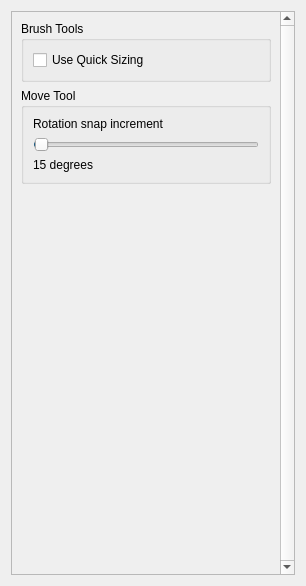
<?xml version="1.0" encoding="UTF-8"?>
<ui version="4.0">
 <class>ToolsPage</class>
 <widget class="QWidget" name="ToolsPage">
  <property name="geometry">
   <rect>
    <x>0</x>
    <y>0</y>
    <width>306</width>
    <height>586</height>
   </rect>
  </property>
  <property name="sizePolicy">
   <sizepolicy hsizetype="Preferred" vsizetype="Preferred">
    <horstretch>0</horstretch>
    <verstretch>0</verstretch>
   </sizepolicy>
  </property>
  <layout class="QVBoxLayout" name="verticalLayout_3">
   <item>
    <widget class="QScrollArea" name="scrollArea">
     <property name="verticalScrollBarPolicy">
      <enum>Qt::ScrollBarAlwaysOn</enum>
     </property>
     <property name="horizontalScrollBarPolicy">
      <enum>Qt::ScrollBarAlwaysOff</enum>
     </property>
     <property name="widgetResizable">
      <bool>true</bool>
     </property>
     <widget class="QWidget" name="scrollAreaWidgetContents">
      <property name="geometry">
       <rect>
        <x>0</x>
        <y>0</y>
        <width>265</width>
        <height>562</height>
       </rect>
      </property>
      <layout class="QVBoxLayout" name="verticalLayout_4">
       <item>
        <widget class="QGroupBox" name="brushBox">
         <property name="title">
          <string>Brush Tools</string>
         </property>
         <layout class="QVBoxLayout" name="verticalLayout_2">
          <item>
           <widget class="QCheckBox" name="useQuickSizingBox">
            <property name="text">
             <string>Use Quick Sizing</string>
            </property>
           </widget>
          </item>
         </layout>
        </widget>
       </item>
       <item>
        <widget class="QGroupBox" name="moveBox">
         <property name="title">
          <string>Move Tool</string>
         </property>
         <layout class="QVBoxLayout" name="verticalLayout">
          <item>
           <widget class="QLabel" name="rotationIncrementLabel">
            <property name="text">
             <string>Rotation snap increment</string>
            </property>
           </widget>
          </item>
          <item>
           <widget class="QSlider" name="rotationIncrementSlider">
            <property name="minimum">
             <number>0</number>
            </property>
            <property name="maximum">
             <number>359</number>
            </property>
            <property name="value">
             <number>1</number>
            </property>
            <property name="orientation">
             <enum>Qt::Horizontal</enum>
            </property>
           </widget>
          </item>
          <item>
           <widget class="QLabel" name="rotationIncrementDisplay">
            <property name="text">
             <string>15 degrees</string>
            </property>
           </widget>
          </item>
         </layout>
        </widget>
       </item>
       <item>
        <spacer name="verticalSpacer">
         <property name="orientation">
          <enum>Qt::Vertical</enum>
         </property>
         <property name="sizeHint" stdset="0">
          <size>
           <width>20</width>
           <height>40</height>
          </size>
         </property>
        </spacer>
       </item>
      </layout>
     </widget>
    </widget>
   </item>
  </layout>
 </widget>
 <resources/>
 <connections/>
</ui>
